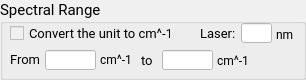
        <widget class="QGroupBox" name="spectral_range_box">
         <property name="palette">
          <palette>
           <active>
            <colorrole role="Button">
             <brush brushstyle="SolidPattern">
              <color alpha="255">
               <red>240</red>
               <green>240</green>
               <blue>240</blue>
              </color>
             </brush>
            </colorrole>
            <colorrole role="Base">
             <brush brushstyle="SolidPattern">
              <color alpha="255">
               <red>240</red>
               <green>240</green>
               <blue>240</blue>
              </color>
             </brush>
            </colorrole>
            <colorrole role="Window">
             <brush brushstyle="SolidPattern">
              <color alpha="255">
               <red>240</red>
               <green>240</green>
               <blue>240</blue>
              </color>
             </brush>
            </colorrole>
            <colorrole role="Highlight">
             <brush brushstyle="SolidPattern">
              <color alpha="255">
               <red>255</red>
               <green>255</green>
               <blue>255</blue>
              </color>
             </brush>
            </colorrole>
           </active>
           <inactive>
            <colorrole role="Button">
             <brush brushstyle="SolidPattern">
              <color alpha="255">
               <red>240</red>
               <green>240</green>
               <blue>240</blue>
              </color>
             </brush>
            </colorrole>
            <colorrole role="Base">
             <brush brushstyle="SolidPattern">
              <color alpha="255">
               <red>240</red>
               <green>240</green>
               <blue>240</blue>
              </color>
             </brush>
            </colorrole>
            <colorrole role="Window">
             <brush brushstyle="SolidPattern">
              <color alpha="255">
               <red>240</red>
               <green>240</green>
               <blue>240</blue>
              </color>
             </brush>
            </colorrole>
            <colorrole role="Highlight">
             <brush brushstyle="SolidPattern">
              <color alpha="255">
               <red>255</red>
               <green>255</green>
               <blue>255</blue>
              </color>
             </brush>
            </colorrole>
           </inactive>
           <disabled>
            <colorrole role="Button">
             <brush brushstyle="SolidPattern">
              <color alpha="255">
               <red>240</red>
               <green>240</green>
               <blue>240</blue>
              </color>
             </brush>
            </colorrole>
            <colorrole role="Base">
             <brush brushstyle="SolidPattern">
              <color alpha="255">
               <red>240</red>
               <green>240</green>
               <blue>240</blue>
              </color>
             </brush>
            </colorrole>
            <colorrole role="Window">
             <brush brushstyle="SolidPattern">
              <color alpha="255">
               <red>240</red>
               <green>240</green>
               <blue>240</blue>
              </color>
             </brush>
            </colorrole>
            <colorrole role="Highlight">
             <brush brushstyle="SolidPattern">
              <color alpha="255">
               <red>255</red>
               <green>255</green>
               <blue>255</blue>
              </color>
             </brush>
            </colorrole>
           </disabled>
          </palette>
         </property>
         <property name="font">
          <font>
           <family>Roboto</family>
           <pointsize>11</pointsize>
          </font>
         </property>
         <property name="title">
          <string>Spectral Range</string>
         </property>
         <widget class="QLabel" name="label_5_cm">
          <property name="geometry">
           <rect>
            <x>100</x>
            <y>49</y>
            <width>41</width>
            <height>21</height>
           </rect>
          </property>
          <property name="font">
           <font>
            <family>Roboto</family>
            <pointsize>9</pointsize>
           </font>
          </property>
          <property name="text">
           <string>cm^-1</string>
          </property>
         </widget>
         <widget class="QLineEdit" name="lineEdit_1_range">
          <property name="geometry">
           <rect>
            <x>45</x>
            <y>50</y>
            <width>51</width>
            <height>20</height>
           </rect>
          </property>
          <property name="palette">
           <palette>
            <active>
             <colorrole role="Button">
              <brush brushstyle="SolidPattern">
               <color alpha="255">
                <red>255</red>
                <green>255</green>
                <blue>255</blue>
               </color>
              </brush>
             </colorrole>
             <colorrole role="Base">
              <brush brushstyle="SolidPattern">
               <color alpha="255">
                <red>255</red>
                <green>255</green>
                <blue>255</blue>
               </color>
              </brush>
             </colorrole>
             <colorrole role="Window">
              <brush brushstyle="SolidPattern">
               <color alpha="255">
                <red>255</red>
                <green>255</green>
                <blue>255</blue>
               </color>
              </brush>
             </colorrole>
             <colorrole role="Highlight">
              <brush brushstyle="SolidPattern">
               <color alpha="255">
                <red>255</red>
                <green>255</green>
                <blue>255</blue>
               </color>
              </brush>
             </colorrole>
             <colorrole role="HighlightedText">
              <brush brushstyle="SolidPattern">
               <color alpha="255">
                <red>255</red>
                <green>0</green>
                <blue>0</blue>
               </color>
              </brush>
             </colorrole>
            </active>
            <inactive>
             <colorrole role="Button">
              <brush brushstyle="SolidPattern">
               <color alpha="255">
                <red>255</red>
                <green>255</green>
                <blue>255</blue>
               </color>
              </brush>
             </colorrole>
             <colorrole role="Base">
              <brush brushstyle="SolidPattern">
               <color alpha="255">
                <red>255</red>
                <green>255</green>
                <blue>255</blue>
               </color>
              </brush>
             </colorrole>
             <colorrole role="Window">
              <brush brushstyle="SolidPattern">
               <color alpha="255">
                <red>255</red>
                <green>255</green>
                <blue>255</blue>
               </color>
              </brush>
             </colorrole>
             <colorrole role="Highlight">
              <brush brushstyle="SolidPattern">
               <color alpha="255">
                <red>255</red>
                <green>255</green>
                <blue>255</blue>
               </color>
              </brush>
             </colorrole>
             <colorrole role="HighlightedText">
              <brush brushstyle="SolidPattern">
               <color alpha="255">
                <red>255</red>
                <green>0</green>
                <blue>0</blue>
               </color>
              </brush>
             </colorrole>
            </inactive>
            <disabled>
             <colorrole role="Button">
              <brush brushstyle="SolidPattern">
               <color alpha="255">
                <red>255</red>
                <green>255</green>
                <blue>255</blue>
               </color>
              </brush>
             </colorrole>
             <colorrole role="Base">
              <brush brushstyle="SolidPattern">
               <color alpha="255">
                <red>255</red>
                <green>255</green>
                <blue>255</blue>
               </color>
              </brush>
             </colorrole>
             <colorrole role="Window">
              <brush brushstyle="SolidPattern">
               <color alpha="255">
                <red>255</red>
                <green>255</green>
                <blue>255</blue>
               </color>
              </brush>
             </colorrole>
             <colorrole role="Highlight">
              <brush brushstyle="SolidPattern">
               <color alpha="255">
                <red>255</red>
                <green>255</green>
                <blue>255</blue>
               </color>
              </brush>
             </colorrole>
             <colorrole role="HighlightedText">
              <brush brushstyle="SolidPattern">
               <color alpha="255">
                <red>255</red>
                <green>0</green>
                <blue>0</blue>
               </color>
              </brush>
             </colorrole>
            </disabled>
           </palette>
          </property>
          <property name="font">
           <font>
            <family>Roboto</family>
            <pointsize>10</pointsize>
           </font>
          </property>
          <property name="autoFillBackground">
           <bool>false</bool>
          </property>
          <property name="styleSheet">
           <string notr="true">background-color: rgb(255, 255, 255);</string>
          </property>
          <property name="text">
           <string/>
          </property>
         </widget>
         <widget class="QLabel" name="label_6_cm">
          <property name="geometry">
           <rect>
            <x>217</x>
            <y>50</y>
            <width>41</width>
            <height>21</height>
           </rect>
          </property>
          <property name="font">
           <font>
            <family>Roboto</family>
            <pointsize>9</pointsize>
           </font>
          </property>
          <property name="text">
           <string>cm^-1</string>
          </property>
         </widget>
         <widget class="QLineEdit" name="lineEdit_2_range">
          <property name="geometry">
           <rect>
            <x>162</x>
            <y>50</y>
            <width>51</width>
            <height>20</height>
           </rect>
          </property>
          <property name="palette">
           <palette>
            <active>
             <colorrole role="Button">
              <brush brushstyle="SolidPattern">
               <color alpha="255">
                <red>255</red>
                <green>255</green>
                <blue>255</blue>
               </color>
              </brush>
             </colorrole>
             <colorrole role="Base">
              <brush brushstyle="SolidPattern">
               <color alpha="255">
                <red>255</red>
                <green>255</green>
                <blue>255</blue>
               </color>
              </brush>
             </colorrole>
             <colorrole role="Window">
              <brush brushstyle="SolidPattern">
               <color alpha="255">
                <red>255</red>
                <green>255</green>
                <blue>255</blue>
               </color>
              </brush>
             </colorrole>
             <colorrole role="Highlight">
              <brush brushstyle="SolidPattern">
               <color alpha="255">
                <red>255</red>
                <green>255</green>
                <blue>255</blue>
               </color>
              </brush>
             </colorrole>
             <colorrole role="HighlightedText">
              <brush brushstyle="SolidPattern">
               <color alpha="255">
                <red>255</red>
                <green>0</green>
                <blue>0</blue>
               </color>
              </brush>
             </colorrole>
            </active>
            <inactive>
             <colorrole role="Button">
              <brush brushstyle="SolidPattern">
               <color alpha="255">
                <red>255</red>
                <green>255</green>
                <blue>255</blue>
               </color>
              </brush>
             </colorrole>
             <colorrole role="Base">
              <brush brushstyle="SolidPattern">
               <color alpha="255">
                <red>255</red>
                <green>255</green>
                <blue>255</blue>
               </color>
              </brush>
             </colorrole>
             <colorrole role="Window">
              <brush brushstyle="SolidPattern">
               <color alpha="255">
                <red>255</red>
                <green>255</green>
                <blue>255</blue>
               </color>
              </brush>
             </colorrole>
             <colorrole role="Highlight">
              <brush brushstyle="SolidPattern">
               <color alpha="255">
                <red>255</red>
                <green>255</green>
                <blue>255</blue>
               </color>
              </brush>
             </colorrole>
             <colorrole role="HighlightedText">
              <brush brushstyle="SolidPattern">
               <color alpha="255">
                <red>255</red>
                <green>0</green>
                <blue>0</blue>
               </color>
              </brush>
             </colorrole>
            </inactive>
            <disabled>
             <colorrole role="Button">
              <brush brushstyle="SolidPattern">
               <color alpha="255">
                <red>255</red>
                <green>255</green>
                <blue>255</blue>
               </color>
              </brush>
             </colorrole>
             <colorrole role="Base">
              <brush brushstyle="SolidPattern">
               <color alpha="255">
                <red>255</red>
                <green>255</green>
                <blue>255</blue>
               </color>
              </brush>
             </colorrole>
             <colorrole role="Window">
              <brush brushstyle="SolidPattern">
               <color alpha="255">
                <red>255</red>
                <green>255</green>
                <blue>255</blue>
               </color>
              </brush>
             </colorrole>
             <colorrole role="Highlight">
              <brush brushstyle="SolidPattern">
               <color alpha="255">
                <red>255</red>
                <green>255</green>
                <blue>255</blue>
               </color>
              </brush>
             </colorrole>
             <colorrole role="HighlightedText">
              <brush brushstyle="SolidPattern">
               <color alpha="255">
                <red>255</red>
                <green>0</green>
                <blue>0</blue>
               </color>
              </brush>
             </colorrole>
            </disabled>
           </palette>
          </property>
          <property name="font">
           <font>
            <family>Roboto</family>
            <pointsize>10</pointsize>
           </font>
          </property>
          <property name="styleSheet">
           <string notr="true">background-color: rgb(255, 255, 255);</string>
          </property>
          <property name="text">
           <string/>
          </property>
         </widget>
         <widget class="QLabel" name="label_7_to">
          <property name="geometry">
           <rect>
            <x>141</x>
            <y>52</y>
            <width>21</width>
            <height>16</height>
           </rect>
          </property>
          <property name="font">
           <font>
            <family>Roboto</family>
            <pointsize>10</pointsize>
           </font>
          </property>
          <property name="text">
           <string>to</string>
          </property>
         </widget>
         <widget class="QLabel" name="label_8_from">
          <property name="geometry">
           <rect>
            <x>10</x>
            <y>51</y>
            <width>31</width>
            <height>16</height>
           </rect>
          </property>
          <property name="font">
           <font>
            <family>Roboto</family>
            <pointsize>10</pointsize>
           </font>
          </property>
          <property name="text">
           <string>From</string>
          </property>
         </widget>
         <widget class="QCheckBox" name="checkBox_1_change_unit">
          <property name="geometry">
           <rect>
            <x>10</x>
            <y>23</y>
            <width>161</width>
            <height>21</height>
           </rect>
          </property>
          <property name="font">
           <font>
            <family>Roboto</family>
            <pointsize>10</pointsize>
           </font>
          </property>
          <property name="text">
           <string>Convert the unit to cm^-1</string>
          </property>
         </widget>
         <widget class="QLineEdit" name="lineEdit_1_range_2">
          <property name="geometry">
           <rect>
            <x>241</x>
            <y>23</y>
            <width>31</width>
            <height>20</height>
           </rect>
          </property>
          <property name="palette">
           <palette>
            <active>
             <colorrole role="Button">
              <brush brushstyle="SolidPattern">
               <color alpha="255">
                <red>255</red>
                <green>255</green>
                <blue>255</blue>
               </color>
              </brush>
             </colorrole>
             <colorrole role="Base">
              <brush brushstyle="SolidPattern">
               <color alpha="255">
                <red>255</red>
                <green>255</green>
                <blue>255</blue>
               </color>
              </brush>
             </colorrole>
             <colorrole role="Window">
              <brush brushstyle="SolidPattern">
               <color alpha="255">
                <red>255</red>
                <green>255</green>
                <blue>255</blue>
               </color>
              </brush>
             </colorrole>
             <colorrole role="Highlight">
              <brush brushstyle="SolidPattern">
               <color alpha="255">
                <red>255</red>
                <green>255</green>
                <blue>255</blue>
               </color>
              </brush>
             </colorrole>
             <colorrole role="HighlightedText">
              <brush brushstyle="SolidPattern">
               <color alpha="255">
                <red>255</red>
                <green>0</green>
                <blue>0</blue>
               </color>
              </brush>
             </colorrole>
            </active>
            <inactive>
             <colorrole role="Button">
              <brush brushstyle="SolidPattern">
               <color alpha="255">
                <red>255</red>
                <green>255</green>
                <blue>255</blue>
               </color>
              </brush>
             </colorrole>
             <colorrole role="Base">
              <brush brushstyle="SolidPattern">
               <color alpha="255">
                <red>255</red>
                <green>255</green>
                <blue>255</blue>
               </color>
              </brush>
             </colorrole>
             <colorrole role="Window">
              <brush brushstyle="SolidPattern">
               <color alpha="255">
                <red>255</red>
                <green>255</green>
                <blue>255</blue>
               </color>
              </brush>
             </colorrole>
             <colorrole role="Highlight">
              <brush brushstyle="SolidPattern">
               <color alpha="255">
                <red>255</red>
                <green>255</green>
                <blue>255</blue>
               </color>
              </brush>
             </colorrole>
             <colorrole role="HighlightedText">
              <brush brushstyle="SolidPattern">
               <color alpha="255">
                <red>255</red>
                <green>0</green>
                <blue>0</blue>
               </color>
              </brush>
             </colorrole>
            </inactive>
            <disabled>
             <colorrole role="Button">
              <brush brushstyle="SolidPattern">
               <color alpha="255">
                <red>255</red>
                <green>255</green>
                <blue>255</blue>
               </color>
              </brush>
             </colorrole>
             <colorrole role="Base">
              <brush brushstyle="SolidPattern">
               <color alpha="255">
                <red>255</red>
                <green>255</green>
                <blue>255</blue>
               </color>
              </brush>
             </colorrole>
             <colorrole role="Window">
              <brush brushstyle="SolidPattern">
               <color alpha="255">
                <red>255</red>
                <green>255</green>
                <blue>255</blue>
               </color>
              </brush>
             </colorrole>
             <colorrole role="Highlight">
              <brush brushstyle="SolidPattern">
               <color alpha="255">
                <red>255</red>
                <green>255</green>
                <blue>255</blue>
               </color>
              </brush>
             </colorrole>
             <colorrole role="HighlightedText">
              <brush brushstyle="SolidPattern">
               <color alpha="255">
                <red>255</red>
                <green>0</green>
                <blue>0</blue>
               </color>
              </brush>
             </colorrole>
            </disabled>
           </palette>
          </property>
          <property name="font">
           <font>
            <family>Roboto</family>
            <pointsize>10</pointsize>
           </font>
          </property>
          <property name="statusTip">
           <string>Excitation Wavelength</string>
          </property>
          <property name="autoFillBackground">
           <bool>false</bool>
          </property>
          <property name="styleSheet">
           <string notr="true">background-color: rgb(255, 255, 255);</string>
          </property>
          <property name="text">
           <string/>
          </property>
         </widget>
         <widget class="QLabel" name="label_11_laser">
          <property name="geometry">
           <rect>
            <x>200</x>
            <y>25</y>
            <width>41</width>
            <height>16</height>
           </rect>
          </property>
          <property name="font">
           <font>
            <family>Roboto</family>
            <pointsize>10</pointsize>
           </font>
          </property>
          <property name="text">
           <string>Laser:</string>
          </property>
         </widget>
         <widget class="QLabel" name="label_6_cm_2">
          <property name="geometry">
           <rect>
            <x>276</x>
            <y>24</y>
            <width>21</width>
            <height>21</height>
           </rect>
          </property>
          <property name="font">
           <font>
            <family>Roboto</family>
            <pointsize>9</pointsize>
           </font>
          </property>
          <property name="text">
           <string>nm</string>
          </property>
         </widget>
        </widget>
